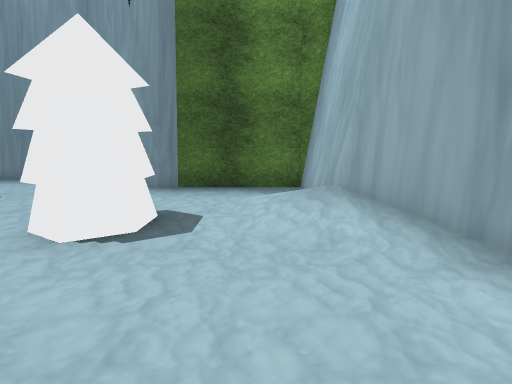
View 1 (above)

16 first-person views from a walk through a 3-D level made in the Unity game engine. The camera is 1.4 m above the floor, tilts 10° down and sees 85° across. The floor is counted in squares, 1 m on a side. Each view is taken from the middle of a square. On the plan, view 1 faces up. The plan holds only what a view shows up to about 14 squares ahead; the rest is blank. The place goes on beyond the plan. The player character is not drawn. Some surface patterns are stand-ins.

View 2
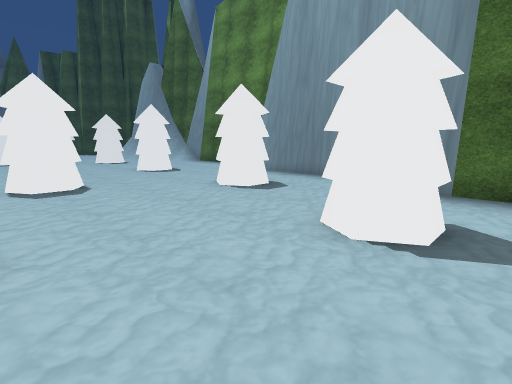

View 3
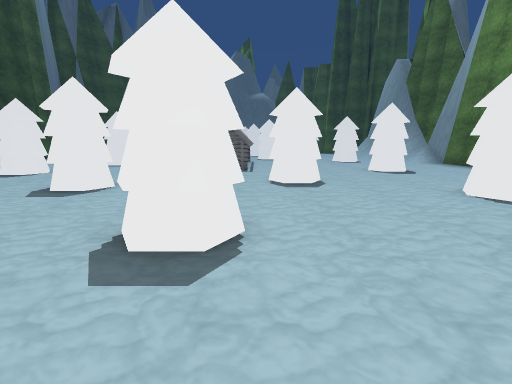

View 4
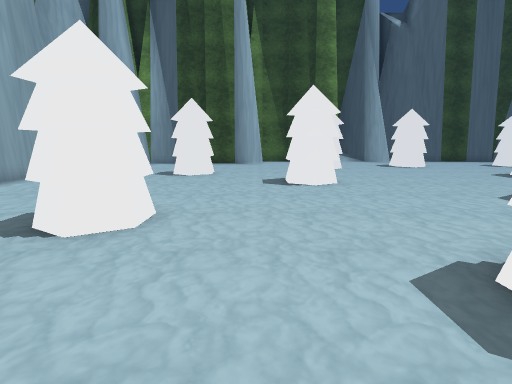

View 5
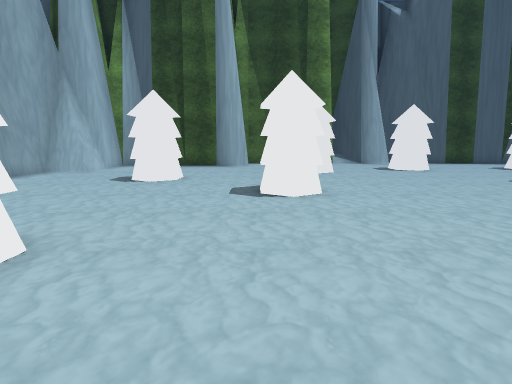

View 6
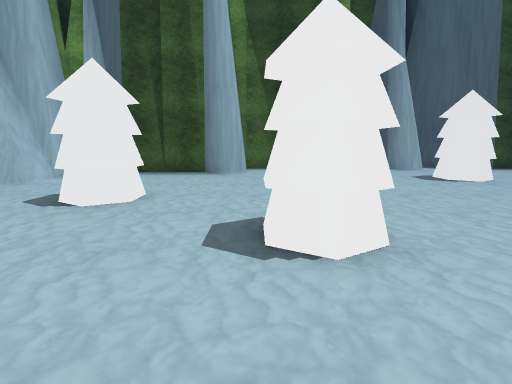

View 7
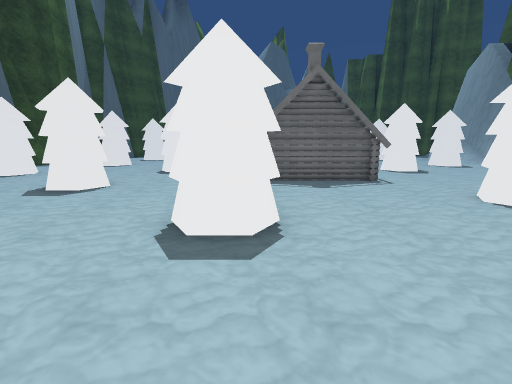

View 8
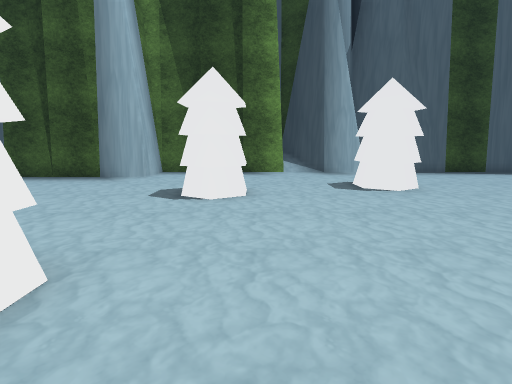

View 9
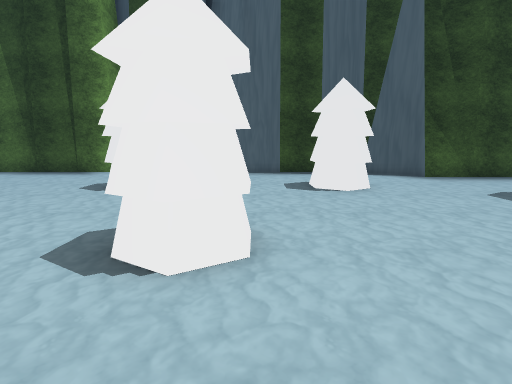

View 10
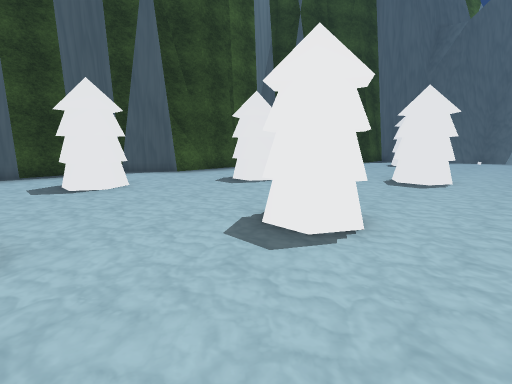

View 11
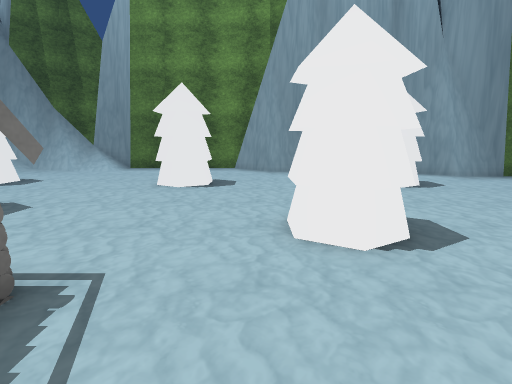

View 12
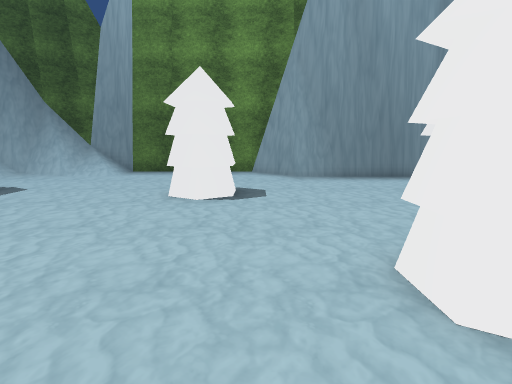

View 13
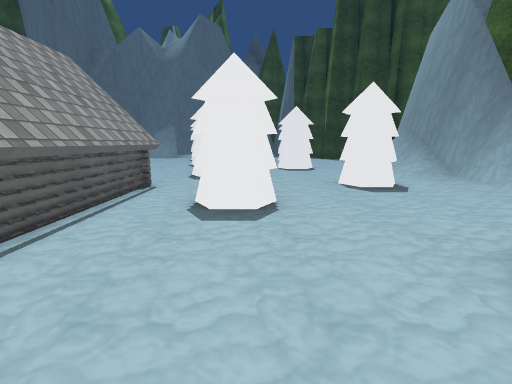

View 14
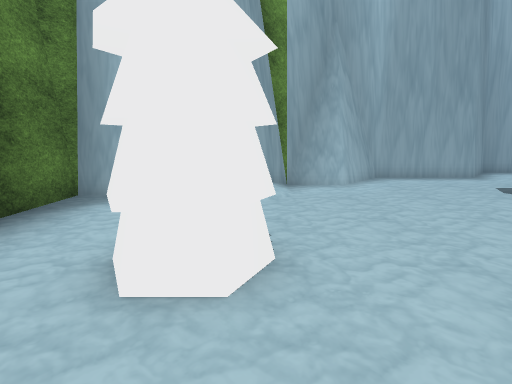

View 15
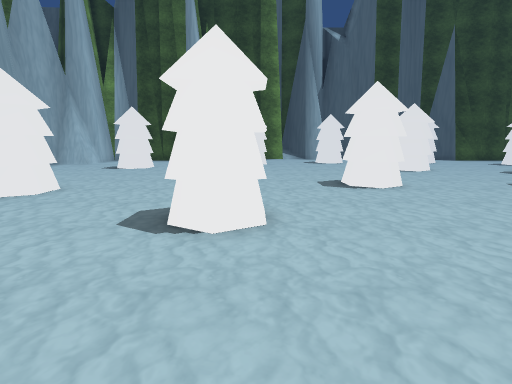

View 16
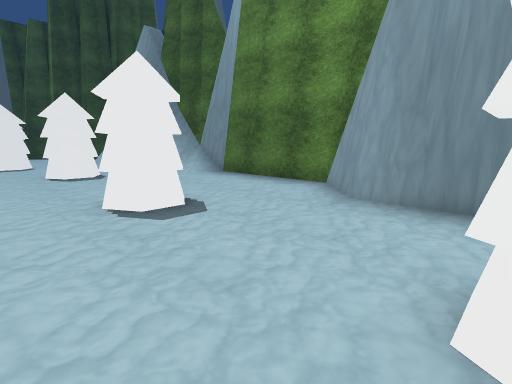

### Floor plan
Key: @ floor where view 1 was taken; # wall or solid block; . floor; / step, stairs or slope; = window, fence, low wall or low ledge; O other object.
Columns run from 27 left of view 1 to 8 right of it. Each row starts with its distance up from view 1.
 13     ###########
 12    ##=O.......##
 11 #####=/........######
 10 =OO/..................##
  9  ///...................#######
  8     O.......O......O.........#
  7 ..   O..... O.....#O.........#
  6 ....OO.....OO.....OO....O..//#
  5 .......................O#O.//#
  4 ........................OO../##
  3        OO.....................##
  2  OO    #O......##..............#
  1   O............O#..............##
  0  .O..OOOOOOOO.........O....@....#
 -1 .....OOOOOOO.........O#.........##
 -2 ..         #.........OO..........#
 -3            #................O....#
 -4            O...............O#O...#
 -5             O...OOO.........O....##
 -6  .......... .... #O...............#
 -7  .................................#
 -8  O.....OO..............O..........#
 -9 O#.....O#.............O#O.........#
-10  O...  .O...OO.........O..........#
-11       ......O O.............O.....#
-12      ........ .............O#O....##
-13     O.......................O .....#
-14    O#O...............OO...... .....#
-15     O....O......O...O O......  ..###
-16     .....#O....O#O... .......   .#
-17    ......OO.... O.............   #
-18   ......  ....  ..............
-19  #####.. .....  .........#######
-20      ##......   .........#
-21       ######## ###O#######

Where each view was taken, in squares from view 1:
view 1: 0 up, 0 right, facing up
view 2: 0 up, 1 left, facing up-left
view 3: 0 up, 1 left, facing left
view 4: 1 up, 2 left, facing down
view 5: 1 down, 3 left, facing down
view 6: 5 down, 3 left, facing down
view 7: 5 down, 5 left, facing left
view 8: 7 down, 7 left, facing down
view 9: 7 down, 15 left, facing down
view 10: 6 down, 15 left, facing down-left
view 11: 3 down, 13 left, facing up
view 12: 1 down, 14 left, facing up
view 13: 3 up, 13 left, facing left
view 14: 4 up, 6 left, facing right
view 15: 4 up, 6 left, facing down
view 16: 4 up, 9 left, facing up-left
